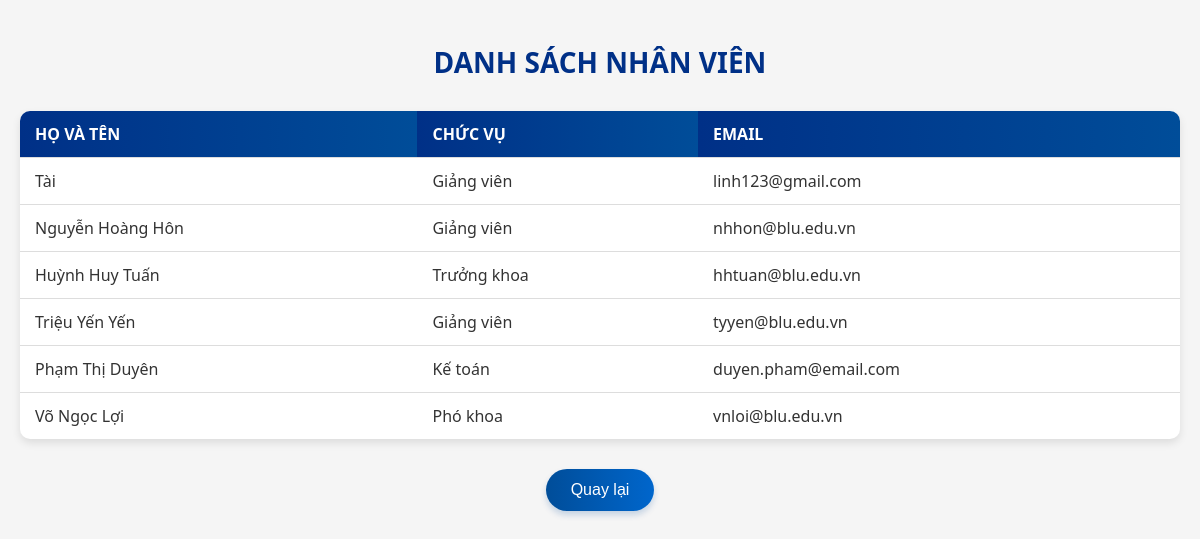
The page /QuanLyNhanSu/danhsach.php on the database its author committed.
### tables this page shows
CREATE TABLE `nhanvien` (
  `maNV` varchar(10) NOT NULL,
  `hoTen` varchar(50) NOT NULL,
  `ngaySinh` date DEFAULT NULL,
  `gioiTinh` varchar(10) DEFAULT NULL,
  `diaChi` varchar(100) DEFAULT NULL,
  `soDienThoai` varchar(15) DEFAULT NULL,
  `email` varchar(50) DEFAULT NULL,
  `donViTrucThuoc` varchar(50) DEFAULT NULL,
  `chucVu` varchar(50) DEFAULT NULL,
  `ngayVaoLam` date DEFAULT NULL
);

### QuanLyNhanSu/danhsach.php (the view, shortened to what this page needs)
<?php
    $servername = "localhost";
    $username = "root";
    $password = "";
    $dbname = "quanlynhansu";
    try {
        $conn = new PDO("mysql:host=$servername;dbname=$dbname", $username, $password);
        $conn->setAttribute(PDO::ATTR_ERRMODE, PDO::ERRMODE_EXCEPTION);
        $stmt = $conn->prepare("SELECT hoTen, chucVu, email FROM nhanvien");
        $stmt->execute();
        $result = $stmt->fetchAll(PDO::FETCH_ASSOC);
    } catch(PDOException $e) {
        echo "Kết nối thất bại: " . $e->getMessage();
    }
?>
<!DOCTYPE html>
<html lang="vi">
<head>
</head>
<body>
    <h2>Danh sách nhân viên</h2>
    <table>
        <tr>
            <th>Họ và tên</th>
            <th>Chức vụ</th>
            <th>Email</th>
        </tr>
        <?php
        foreach ($result as $row) {
            echo "<tr>";
            echo "<td>" . htmlspecialchars($row['hoTen']) . "</td>";
            echo "<td>" . htmlspecialchars($row['chucVu']) . "</td>";
            echo "<td>" . htmlspecialchars($row['email']) . "</td>";
            echo "</tr>";
        }
        ?>
    </table>
    <button class="back-button" onclick="window.location.href='index.html'">Quay lại</button>
</body>
</html>

### QuanLyNhanSu/danhsach.php (style rules this page uses)
body { font-family: 'Segoe UI', Arial, sans-serif; margin: 0; padding: 20px; background-color: #f5f5f5; color: #333; }
h2 { color: #003087; text-align: center; margin-bottom: 30px; font-size: 28px; text-transform: uppercase; }
table { width: 100%; border-collapse: separate; border-spacing: 0; border-radius: 10px; overflow: hidden; box-shadow: 0 4px 8px rgba(0, 0, 0, 0.1); background-color: #fff; margin-top: 20px; }
th, td { padding: 12px 15px; text-align: left; border-bottom: 1px solid #ddd; }
th { background: linear-gradient(90deg, #003087, #004d99); color: white; font-weight: 600; text-transform: uppercase; }
tr { transition: background-color 0.3s ease; }
tr:last-child td { border-bottom: none; }
.back-button { display: block; margin: 30px auto 0; padding: 12px 25px; background: linear-gradient(90deg, #004d99, #0066cc); color: white; border: none; border-radius: 25px; cursor: pointer; font-size: 16px; font-weight: 500; box-shadow: 0 4px 6px rgba(0, 77, 153, 0.2); transition: all 0.3s ease; }

### rows shown on the page
nhanvien: hoTen "Tài", chucVu "Giảng viên", email "linh123@gmail.com"
nhanvien: hoTen "Nguyễn Hoàng Hôn", chucVu "Giảng viên", email "nhhon@blu.edu.vn"
nhanvien: hoTen "Huỳnh Huy Tuấn", chucVu "Trưởng khoa", email "hhtuan@blu.edu.vn"
nhanvien: hoTen "Triệu Yến Yến", chucVu "Giảng viên", email "tyyen@blu.edu.vn"
nhanvien: hoTen "Phạm Thị Duyên", chucVu "Kế toán", email "duyen.pham@email.com"
nhanvien: hoTen "Võ Ngọc Lợi", chucVu "Phó khoa", email "vnloi@blu.edu.vn"
